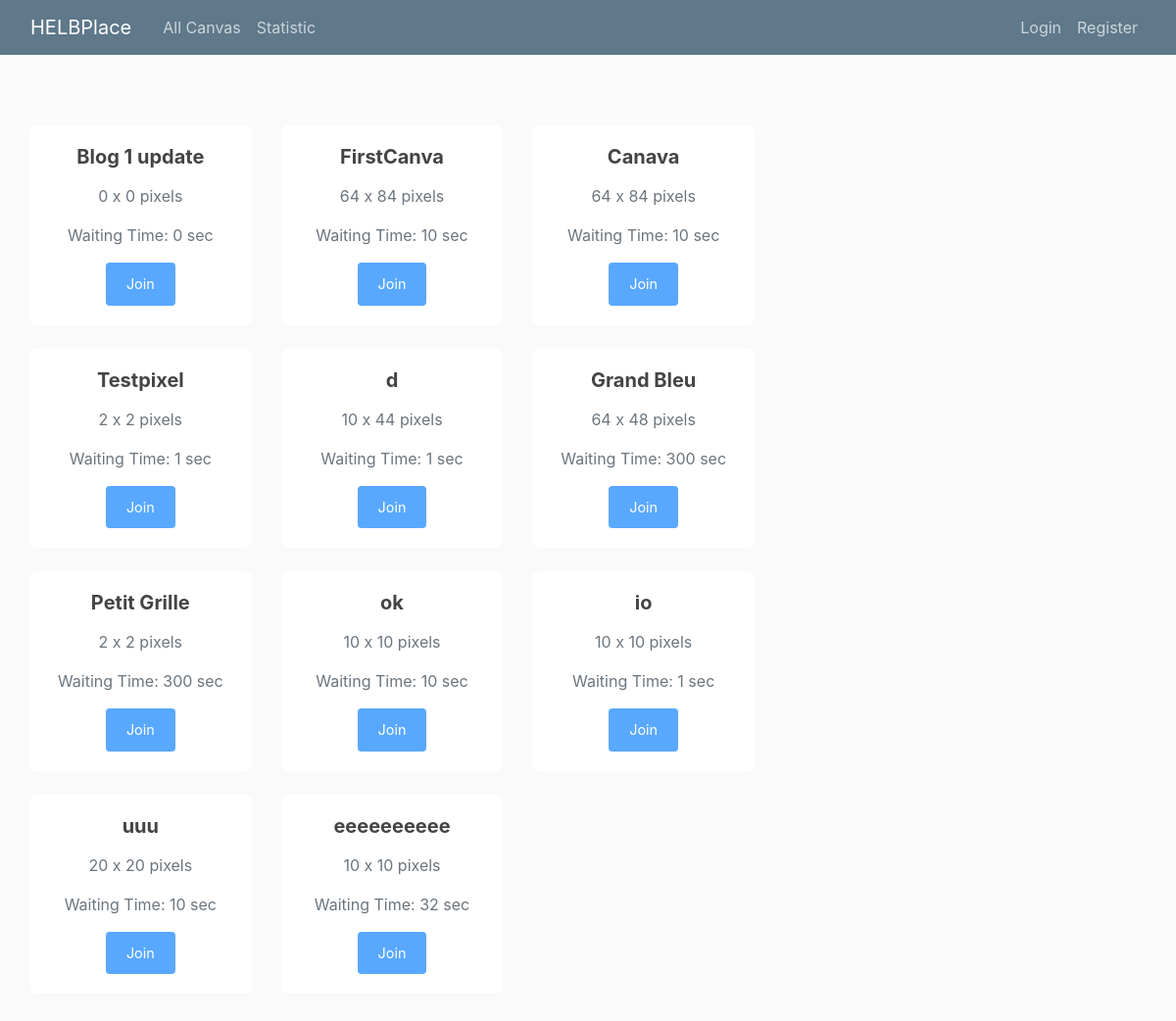
The app's page /, older data.
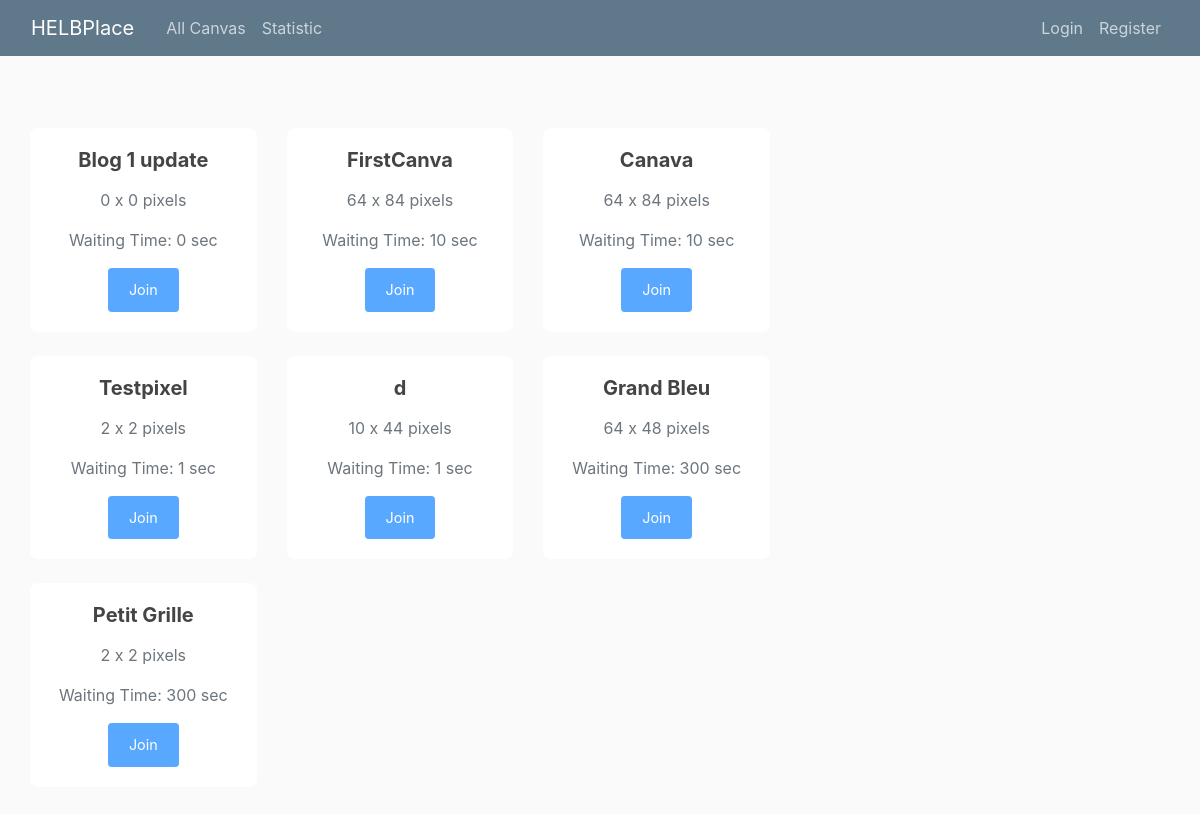
The same page, newer data.
### blog/models.py (models this page shows, shortened)
class Canva(models.Model):
    title = models.CharField(max_length=100)
    sizeHeight = models.IntegerField()
    sizeWidth = models.IntegerField()
    timer = models.IntegerField()
    date_posted = models.DateTimeField(default=timezone.now)
    author = models.ForeignKey(User, on_delete=models.CASCADE)
    save_count = models.IntegerField(default=0)  # Nouveau champ

### blog/views.py (the view)
# urls.py: path('', CanvaListView.as_view(), name='blog-home'),
class CanvaListView(ListView):
    model = Canva
    template_name = 'blog/home.html'
    context_object_name = 'canvases'
    ordering = ['-save_count']

### blog/templates/blog/home.html (shortened to what this page needs)
{% extends "blog/base.html" %}
{% block content %}
<div class="container my-5">
  <div class="row">
    {% for canva in canvases %}
    <div class="col-md-4 mb-4">
      <div class="card shadow-sm">
        <div class="card-body">
          <h5 class="card-title text-center">{{ canva.title }}</h5>
          <p class="text-center text-muted">
            {{ canva.sizeHeight }} x {{ canva.sizeWidth }} pixels
          </p>
          <p class="text-center text-muted">
            Waiting Time: {{ canva.timer }} sec
          </p>
          <div class="d-flex justify-content-center">
            {% if user.is_authenticated %}
              <a href="{% url 'canva-detail' canva.id %}" class="btn btn-primary btn-sm">Join</a>
            {% else %}
              <button class="btn btn-primary btn-sm" disabled>Join</button>
            {% endif %}
          </div>
        </div>
      </div>
    </div>
    {% endfor %}
  </div>
</div>
{% endblock content %}

### blog/templates/blog/base.html (shortened to what this page needs)
{% load static %}
<!DOCTYPE html>
<html>
<head>
    <link rel="stylesheet" href="https://cdn.jsdelivr.net/npm/bootstrap@4.0.0/dist/css/bootstrap.min.css">
    <link rel="stylesheet" type="text/css" href="{% static 'blog/main.css' %}">
</head>
<body>
    <header class="site-header">
        <nav class="navbar navbar-expand-md navbar-dark bg-steel fixed-top">
            <div class="container">
                <a class="navbar-brand mr-4" href="{% url 'blog-home' %}">HELBPlace</a>
                <div class="collapse navbar-collapse" id="navbarToggle">
                    <div class="navbar-nav mr-auto">
                        <a class="nav-item nav-link" href="{% url 'blog-home' %}">All Canvas</a>
                        <a class="nav-item nav-link" href="{% url 'blog-statistic' %}">Statistic</a>
                    </div>
                    <div class="navbar-nav">
                        {% if user.is_authenticated %}
                            <a class="nav-item nav-link" href="{% url 'canva-create' %}">Create canva</a>
                            <a class="nav-item nav-link" href="{% url 'profile' %}">Profile</a>
                            <a class="nav-item nav-link" href="{% url 'logout' %}">Logout</a>
                        {% else %}
                            <a class="nav-item nav-link" href="{% url 'login' %}">Login</a>
                            <a class="nav-item nav-link" href="{% url 'register' %}">Register</a>
                        {% endif %}
                    </div>
                </div>
            </div>
        </nav>
    </header>
    <main role="main" class="container">
        <div class="row">
            <div class="col-md-8">
                {% block content %}{% endblock %}
            </div>
        </div>
    </main>
</body>
</html>

### blog/static/blog/main.css (style rules this page uses)
body { background: #fafafa; color: #333333; margin-top: 5rem; }
h1, h2, h3, h4, h5, h6 { color: #444444; }
.container { max-width: 1200px; }
.bg-steel { background-color: #5f788a; }
.site-header .navbar-nav .nav-link { color: #cbd5db; }
.btn-primary { background-color: #003a7a; border-color: #034590; font-size: 0.9rem; padding: 10px 20px; }
.card { border: none; border-radius: 8px; transition: transform 0.2s, box-shadow 0.2s; }
.card-title { font-size: 1.25rem; font-weight: bold; }

Row changes from the older to the newer data that the page shows:
removed Canva: title "ok", sizeHeight "10", sizeWidth "10", timer "10"
removed Canva: title "io", sizeHeight "10", sizeWidth "10", timer "1"
removed Canva: title "uuu", sizeHeight "20", sizeWidth "20", timer "10"
removed Canva: title "eeeeeeeeee", sizeHeight "10", sizeWidth "10", timer "32"
